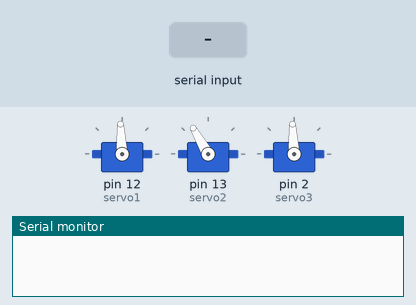
A sketch run on a simulated Arduino Uno, built with avr-gcc and run on an emulated ATmega328P. On the bench: 3 × servo, the last lines printed to the serial monitor. The test bench sets the inputs (shaded band).

Above: at 1.2 s.
1.3 s: "1" received over Serial
At 1.7 s:
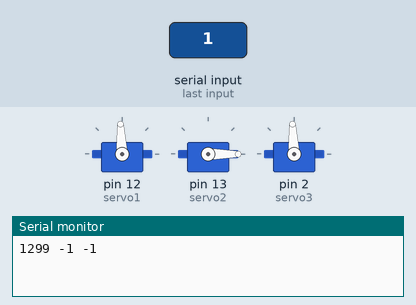
2.8 s: "0" received over Serial
At 3.7 s:
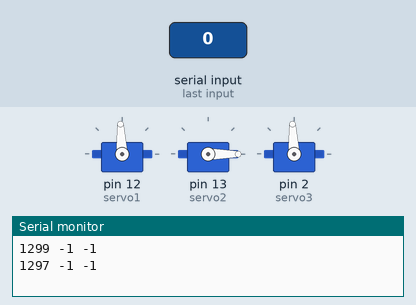
Timing chart, 0 to 5.8 s (numbered marks = the images above; inputs shaded):
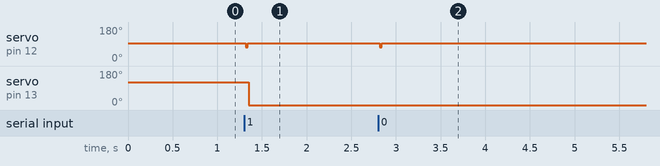

The sketch:

ard.ino
```cpp
#include <Servo.h>
Servo servo1;
Servo servo2;
Servo servo3;
int x, y, z;
int tmp, tmp2;
int vertical = 120;

void setup() {
    servo1.attach(12);
    servo2.attach(13);
    servo3.attach(2);
    Serial.begin(9600);
    /*
    servo1.writeMicroseconds(0);
    delay(500);
    servo1.writeMicroseconds(1300);
    delay(500);
    */
    servo1.writeMicroseconds(1500);
    servo2.write(vertical);
    delay(50);
    servo3.writeMicroseconds(1500);
}

void sayHello() {
  for(int i=1300;i<1680;i=i+20) {
    servo3.writeMicroseconds(i);
    delay(10);
  }
  servo3.writeMicroseconds(1500);
  delay(10);
}

void loop() {
  while (Serial.available()) {
    tmp = Serial.read();
    x = map(tmp, 0, 255, 1200, 1720);
    delay(10);
    y = Serial.read();
    delay(10);
    z = Serial.read();

    servo1.writeMicroseconds((int)x);
    delay(20);
    servo1.writeMicroseconds(1500);
    delay(10);
    servo2.write((int)y);
    if (((int)z)==1) {
      sayHello();
    }
    Serial.print(x);
    Serial.print(' ');
    Serial.print(y);
    Serial.print(' ');
    Serial.println(z);
  }
}
```

Measured:
- after the input at 1.3 s, servo on pin 12 (servo1): 93° → 73° at once, → 93° 0.02 s later; servo on pin 13 (servo2): 120° → 0° after 0.05 s
- after the input at 2.8 s, servo on pin 12 (servo1): 93° → 73° at once, → 93° 0.02 s later
